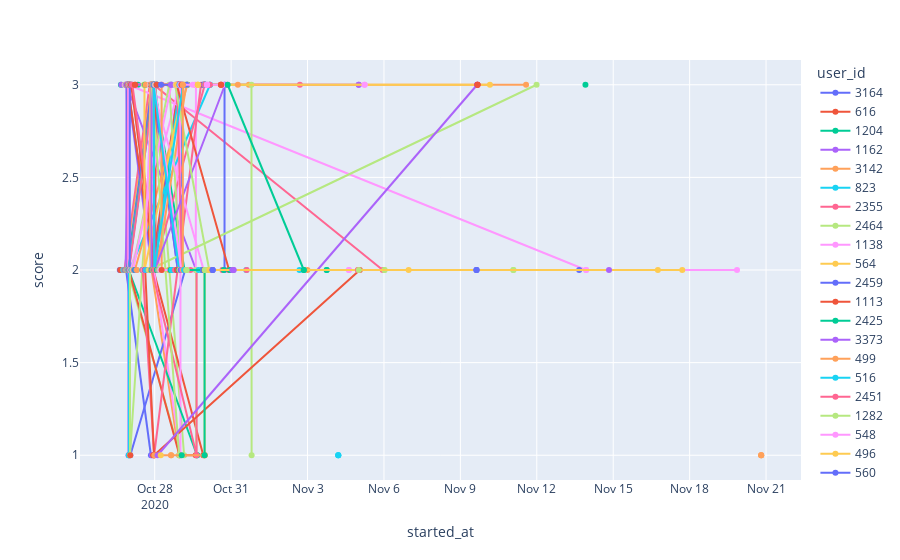

Notebook cell for this chart:
### Code cell
fig = px.line(result_df,x="started_at", y="score", color="user_id")
fig.update_traces(mode="markers+lines")
fig.show()
